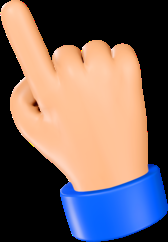
#> input picture images/pointer.png, 168 x 242 px, found by its file name; the run also reads 2 pictures not shown here
$ python menu.py
#> lines starting #> are read from the running program, lines starting #| are printed output that depends on the picture
import cv2
import numpy as np
import os

# for music selection
MUSIC_DIR = "music"
ALBUM_COVER_DIR = "album_cover"
COVER_SIZE = 300
GAP_SIZE = 25

# for right pointing hand
POINTER = cv2.imread('images/pointer.png', cv2.IMREAD_UNCHANGED)
#> POINTER is the input picture: shape (242, 168, 4); mean B, G, R, A 96.9, 97.4, 115, 140.7
POINTER_ALPHA = POINTER[:, :, 3]
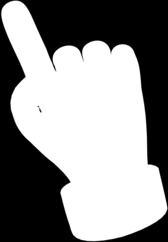
#> POINTER_ALPHA: shape (242, 168); min 0, max 255, mean 140.7
POINTER = POINTER[:, :, :3]
#> POINTER: shape (242, 168, 3)
POINTER_SIZE = (POINTER.shape[1], POINTER.shape[0])
#> POINTER_SIZE = (168, 242)

# for hovering
HOVER_THRESH = 20
RADIUS = 30

# for volume bar
VOLUME_BAR_POS = (100, 300)

# for pausing screen
TRIANGLE_SIZE = 200

# for showing detected hands
HAND_SIZE = (200, 200)
RIGHT_HAND = cv2.imread("images/right_hand_open.png", cv2.IMREAD_UNCHANGED)
LEFT_HAND = cv2.imread("images/left_hand_open.png", cv2.IMREAD_UNCHANGED)
RIGHT_HAND = cv2.resize(RIGHT_HAND, HAND_SIZE)
#> RIGHT_HAND: shape (200, 200, 4)
LEFT_HAND = cv2.resize(LEFT_HAND, HAND_SIZE)
#> LEFT_HAND: shape (200, 200, 4)
RIGHT_HAND_ALPHA = RIGHT_HAND[:, :, 3]
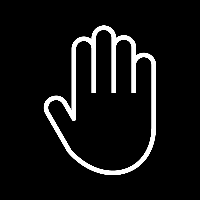
#> RIGHT_HAND_ALPHA: shape (200, 200); min 0, max 255, mean 18.1
RIGHT_HAND = RIGHT_HAND[:, :, :3]
#> RIGHT_HAND: shape (200, 200, 3); every value is 0
LEFT_HAND_ALPHA = LEFT_HAND[:, :, 3]
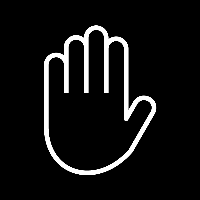
#> LEFT_HAND_ALPHA: shape (200, 200); min 0, max 255, mean 18.1
LEFT_HAND = LEFT_HAND[:, :, :3]


class Menu():
    # [235 lines left out: functions __init__, pausingMusic, selectMusic, darkenSurrounding, blurFrame, drawVolumeBar and 7 more, not called in this run]
